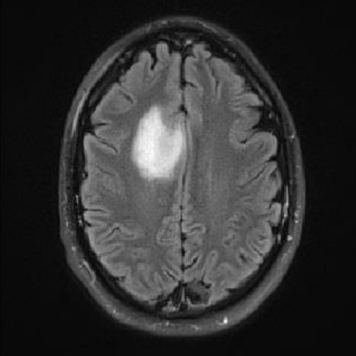
%> input picture DIP Lab Final/image3.png, 356 x 356 px
$ octave Q10.m   (GNU Octave 9; MATLAB toolbox functions it lacks are replaced by stand-ins)
%> lines starting %> are read from the running program, lines starting %| are printed output that depends on the picture; in (x1, y1, x2, y2) boxes, pixels count from 0 and x2, y2 are one past the last pixel; in counts of white or black regions, pixels touching at a corner belong together; the program's own positions count from 1
% Read the image
img = imread('/MATLAB Drive/Lab Final/image3.png');
%> img is the input picture: size 356x356x3 uint8; min 3, max 252, mean 48.8
grayImg = rgb2gray(img);
edgeImg = edge(grayImg, 'Canny');
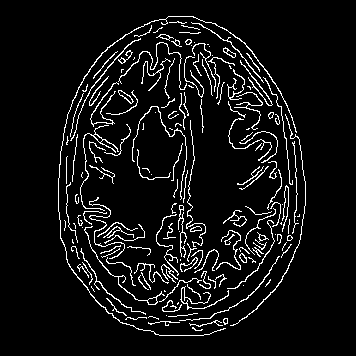
%> edgeImg: size 356x356 logical; 7% white in thin lines or dots, all inside (x1, y1, x2, y2) = (58, 16, 306, 336)

% Apply Hough transform
[H, theta, rho] = hough(edgeImg, 'Theta', -90:0.5:89.5);
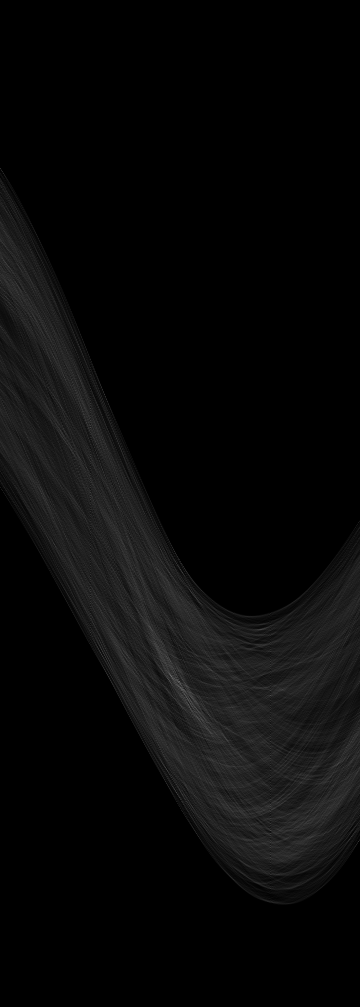
%> H: size 1007x360 double; min 0, max 110, mean 8.8
%> theta = 360 values from -90 to 89.5; rho = 1007 values from -503 to 503
peaks = houghpeaks(H, 10, 'Threshold', 0.3 * max(H(:)));
%> peaks = [677 172; 682 180; 699 188; 718 198; 662 171; 699 193; 627 150; 686 187; 696 271; 428 91]
lines = houghlines(edgeImg, theta, rho, peaks, 'FillGap', 10, 'MinLength', 20);
%> lines = 17 lines; longest, point1 to point2 (x, y): (196, 243) to (220, 331), (179, 221) to (186, 304), (94, 202) to (141, 248), (183, 112) to (187, 160), (189, 186) to (193, 232), (183, 90) to (216, 58)

% Display the original image
imshow(img);
hold on;

% Draw the detected lines on the original image
for k = 1:length(lines)
    xy = [lines(k).point1; lines(k).point2];
    plot(xy(:, 1), xy(:, 2), 'LineWidth', 2, 'Color', 'green');
end
%> this loop made 17 passes
%> xy on passes 1 to 12: [180 65; 182 102], [183 112; 187 160], [189 186; 193 232], [194 243; 196 279], [180 65; 180 88], [181 192; 181 219], [181 234; 181 270], [181 281; 182 321], [161 20; 163 43], [167 81; 169 105], [179 221; 186 304], [143 52; 149 75]
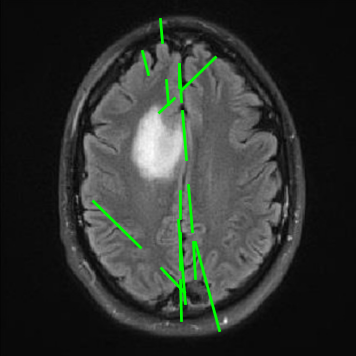
%> figure redrawn from the program's plot data
hold off;

$ run again, with DIP Lab Final/image1.png copied over DIP Lab Final/image3.png
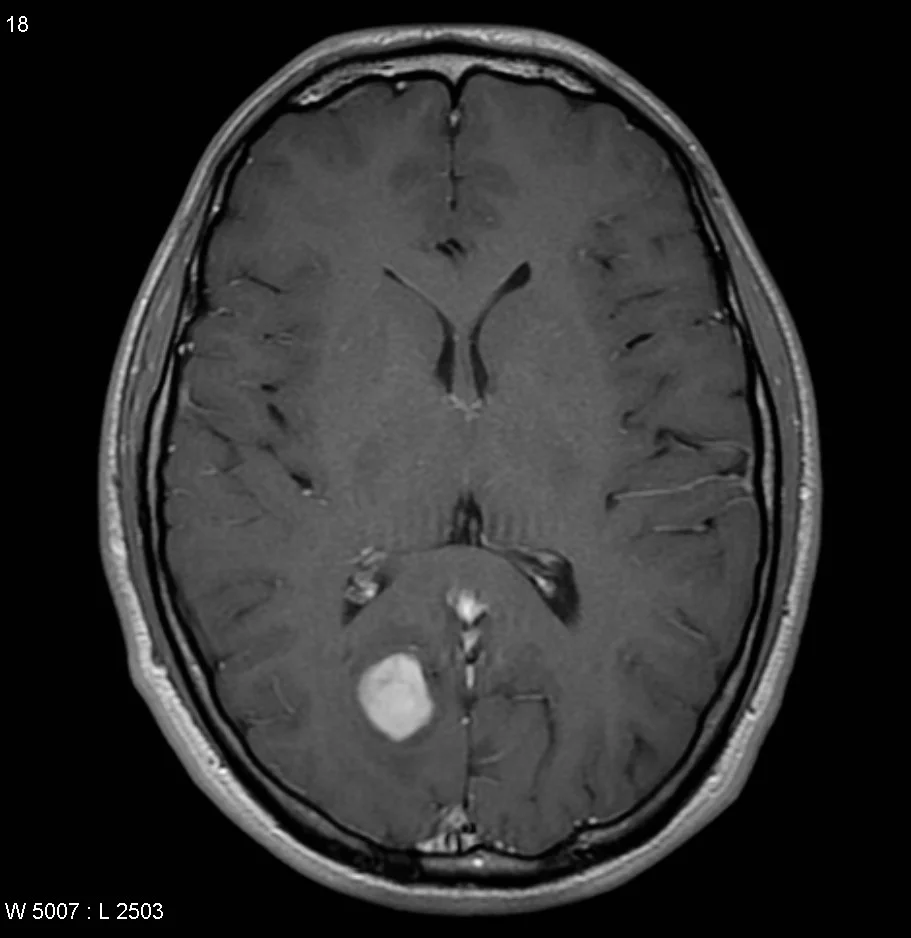
%> input picture DIP Lab Final/image1.png, 911 x 938 px
%> img is the input picture: size 938x911x3 uint8; mean R, G, B 47.5, 47.4, 47.5
%> `edgeImg = edge(grayImg, 'Canny');`:
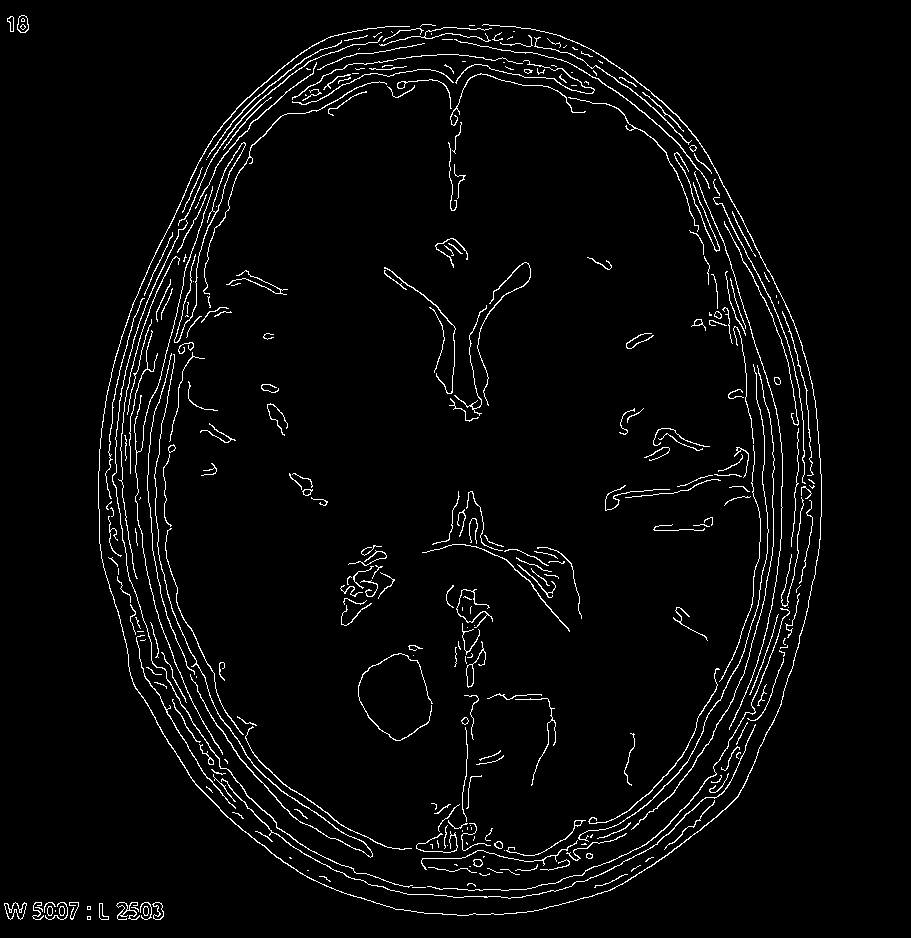
%> edgeImg: size 938x911 logical; 3.3% white in thin lines or dots, all inside (x1, y1, x2, y2) = (4, 15, 822, 920)
%> theta = 360 values from -90 to 89.5; rho = 2615 values from -1307 to 1307
%> peaks = [1925 146; 1568 212; 1545 202; 1864 126; 1569 218; 1753 178; 1568 231; 1322 152; 1873 136; 2265 224]
%> lines = 21 lines; longest, point1 to point2 (x, y): (722, 237) to (778, 415), (746, 227) to (794, 321), (184, 278) to (213, 191), (146, 306) to (181, 230), (749, 713) to (779, 637), (705, 150) to (739, 214)
%> the loop `for k = 1:length(lines)` made 21 passes
%> xy on passes 1 to 8: [692 141; 699 162], [722 237; 778 415], [158 406; 172 356], [197 269; 208 229], [212 212; 221 182], [169 393; 175 363], [705 150; 739 214], [746 227; 794 321]
%> after the loop `for k = 1:length(lines)`:
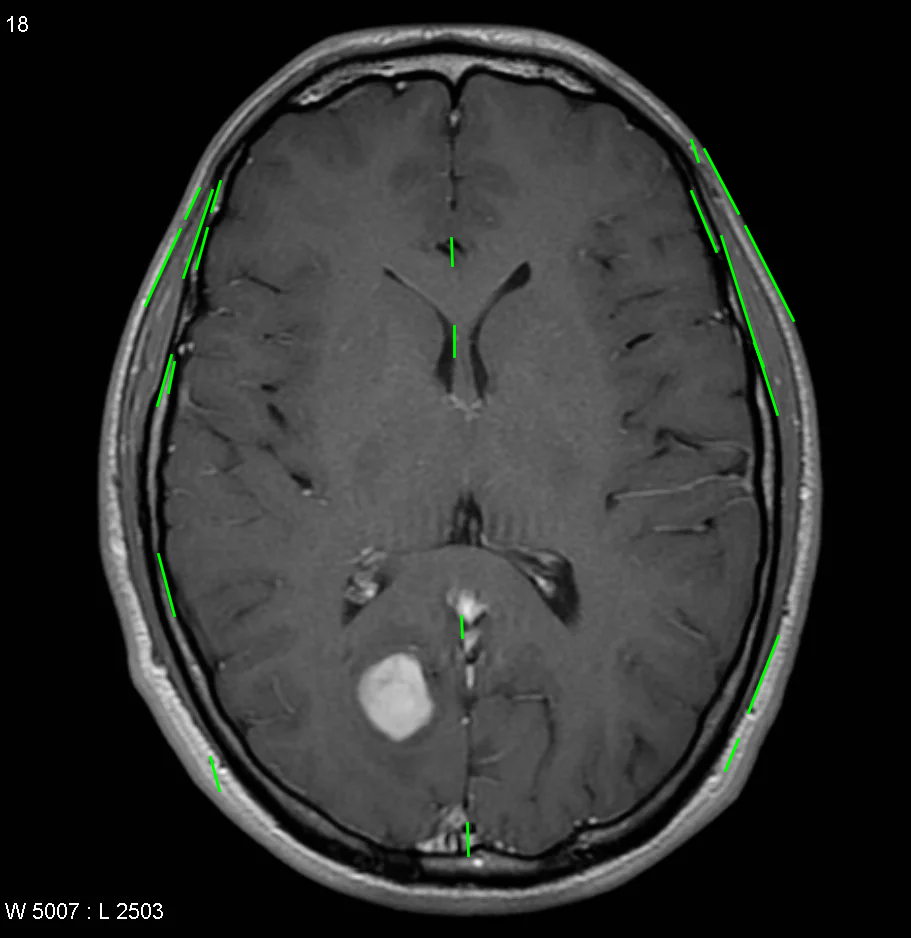
%> figure redrawn from the program's plot data

$ run again, with DIP Lab Final/Q10.png copied over DIP Lab Final/image3.png
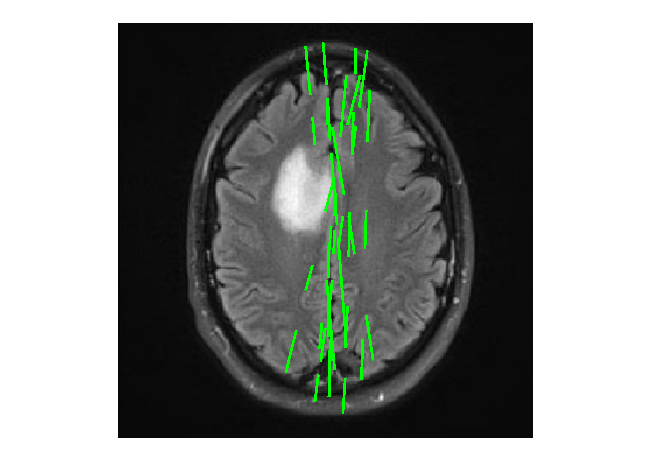
%> input picture DIP Lab Final/Q10.png, 645 x 473 px
%> img is the input picture: size 473x645x3 uint8; mean R, G, B 137.4, 140.8, 137.4
%> `edgeImg = edge(grayImg, 'Canny');`:
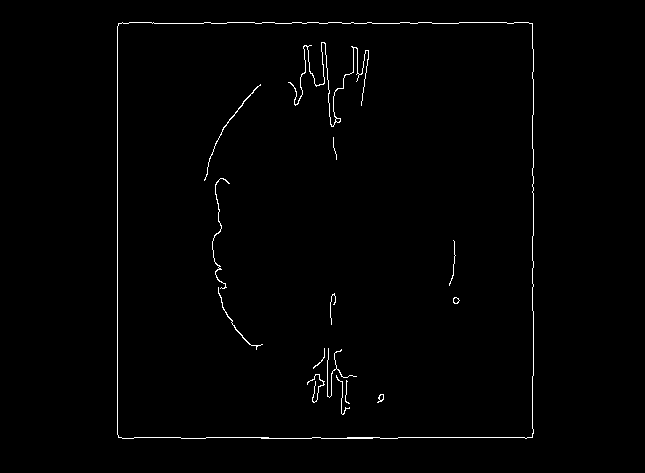
%> edgeImg: size 473x645 logical; 1% white in thin lines or dots, all inside (x1, y1, x2, y2) = (117, 22, 534, 439)
%> theta = 360 values from -90 to 89.5; rho = 1599 values from -799 to 799
%> peaks = [917 181; 363 1; 1333 181; 777 1]
%> lines = 11 lines; longest, point1 to point2 (x, y): (118, 27) to (118, 435), (399, 438) to (533, 438), (534, 150) to (534, 236), (153, 24) to (227, 24), (534, 50) to (534, 115), (534, 312) to (534, 376)
%> the loop `for k = 1:length(lines)` made 11 passes
%> xy on passes 1 to 8: [118 27; 118 435], [135 438; 181 438], [207 438; 269 438], [348 438; 380 438], [399 438; 533 438], [534 50; 534 115], [534 150; 534 236], [534 312; 534 376]
%> after the loop `for k = 1:length(lines)`:
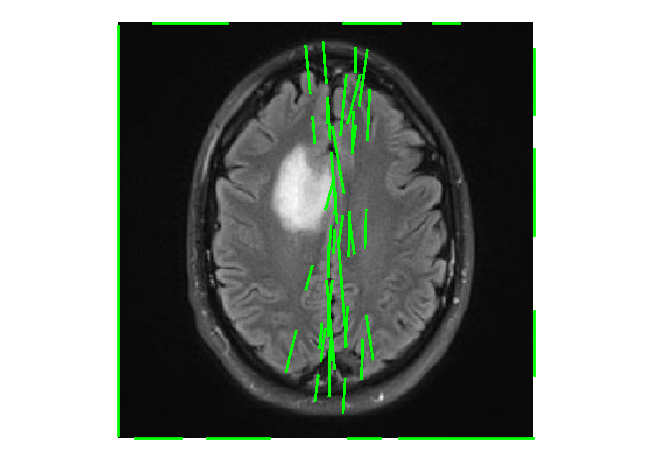
%> figure redrawn from the program's plot data
